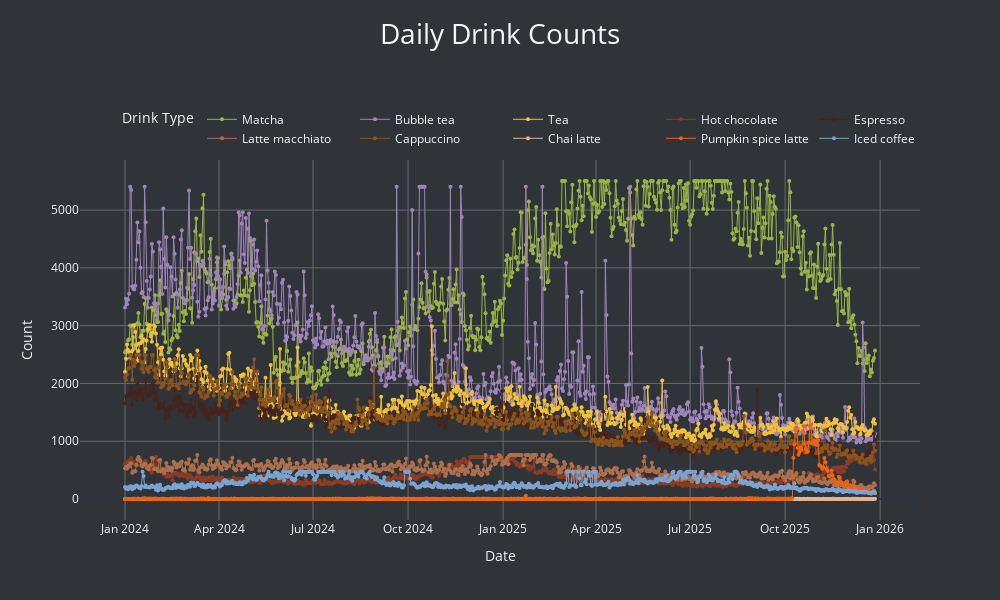

Notebook code for this chart:
### Markdown cell above
### More recent

### Code cell
data_prep2 = data_prep2[data_prep2["Date"] >= date.fromisoformat("2024-01-01")]

fig = go.Figure()

drinks = data_prep2.columns[1:]
colours = ['#9CB349', '#9f85bb', '#f0c03f', "#8a3d25", "#47231e", "#AD704D", "#8b541d", "#eab287", "#ed6313", "#7ba4d1"]

for i, drink in enumerate(drinks):
    fig.add_trace(go.Scatter(
        x=data_prep2["Date"],
        y=data_prep2[drink],
        mode='lines+markers',
        name=drink,
        line=dict(
            color=colours[i],
            dash='solid',
            width=1
        ),
        marker=dict(size=4)
    ))

fig.update_layout(
    title=dict(
        text="Daily Drink Counts",
        font=dict(size=28),
        x=0.5,
        y=0.96
    ),
    xaxis_title="Date",
    yaxis_title="Count",
    template="plotly_dark",
    legend=dict(
        title="Drink Type",
        orientation="h",
        yanchor="bottom",
        y=1.02,
        xanchor="right",
        x=1
    ),
    xaxis=dict(showgrid=True, gridcolor='dimgrey'),
    yaxis=dict(showgrid=True, gridcolor='dimgrey'),
    plot_bgcolor='#303438',
    paper_bgcolor='#303438',
    width=1000, height=600,
    margin=dict(t=160)
)

fig.show()

### Figure 1 — Plotly figure (JSON) as saved in the notebook; plotly's stock layout.template omitted (floating-point values rounded to 4 significant figures; data arrays with more than 128 entries replaced by an {"elided": "..."} marker saying what was removed)
{"data": [{"line": {"color": "#9CB349", "dash": "solid", "width": 1}, "marker": {"size": 4}, "mode": "lines+markers", "name": "Matcha", "type": "scatter", "x": {"elided": "727 str values"}, "y": {"elided": "727 float values"}}, {"line": {"color": "#9f85bb", "dash": "solid", "width": 1}, "marker": {"size": 4}, "mode": "lines+markers", "name": "Bubble tea", "type": "scatter", "x": {"elided": "727 str values"}, "y": {"elided": "727 float values"}}, {"line": {"color": "#f0c03f", "dash": "solid", "width": 1}, "marker": {"size": 4}, "mode": "lines+markers", "name": "Tea", "type": "scatter", "x": {"elided": "727 str values"}, "y": {"elided": "727 float values"}}, {"line": {"color": "#8a3d25", "dash": "solid", "width": 1}, "marker": {"size": 4}, "mode": "lines+markers", "name": "Hot chocolate", "type": "scatter", "x": {"elided": "727 str values"}, "y": {"elided": "727 float values"}}, {"line": {"color": "#47231e", "dash": "solid", "width": 1}, "marker": {"size": 4}, "mode": "lines+markers", "name": "Espresso", "type": "scatter", "x": {"elided": "727 str values"}, "y": {"elided": "727 float values"}}, {"line": {"color": "#AD704D", "dash": "solid", "width": 1}, "marker": {"size": 4}, "mode": "lines+markers", "name": "Latte macchiato", "type": "scatter", "x": {"elided": "727 str values"}, "y": {"elided": "727 float values"}}, {"line": {"color": "#8b541d", "dash": "solid", "width": 1}, "marker": {"size": 4}, "mode": "lines+markers", "name": "Cappuccino", "type": "scatter", "x": {"elided": "727 str values"}, "y": {"elided": "727 float values"}}, {"line": {"color": "#eab287", "dash": "solid", "width": 1}, "marker": {"size": 4}, "mode": "lines+markers", "name": "Chai latte", "type": "scatter", "x": {"elided": "727 str values"}, "y": {"elided": "727 float values"}}, {"line": {"color": "#ed6313", "dash": "solid", "width": 1}, "marker": {"size": 4}, "mode": "lines+markers", "name": "Pumpkin spice latte", "type": "scatter", "x": {"elided": "727 str values"}, "y": {"elided": "727 float values"}}, {"line": {"color": "#7ba4d1", "dash": "solid", "width": 1}, "marker": {"size": 4}, "mode": "lines+markers", "name": "Iced coffee", "type": "scatter", "x": {"elided": "727 str values"}, "y": {"elided": "727 float values"}}], "layout": {"height": 600, "legend": {"orientation": "h", "title": {"text": "Drink Type"}, "x": 1, "xanchor": "right", "y": 1.02, "yanchor": "bottom"}, "margin": {"t": 160}, "paper_bgcolor": "#303438", "plot_bgcolor": "#303438", "title": {"font": {"size": 28}, "text": "Daily Drink Counts", "x": 0.5, "y": 0.96}, "width": 1000, "xaxis": {"gridcolor": "dimgrey", "showgrid": true, "title": {"text": "Date"}}, "yaxis": {"gridcolor": "dimgrey", "showgrid": true, "title": {"text": "Count"}}}}
